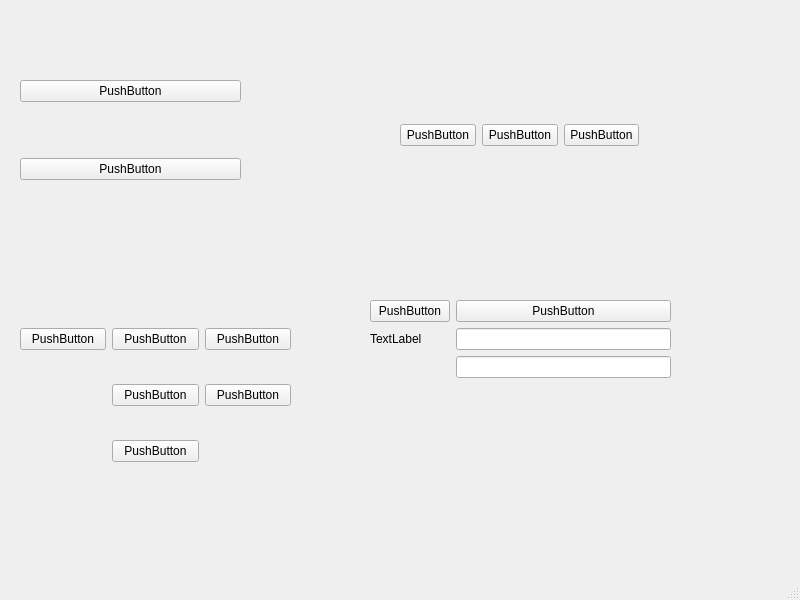
<?xml version="1.0" encoding="UTF-8"?>
<ui version="4.0">
 <class>MainWindow</class>
 <widget class="QMainWindow" name="MainWindow">
  <property name="geometry">
   <rect>
    <x>0</x>
    <y>0</y>
    <width>800</width>
    <height>600</height>
   </rect>
  </property>
  <property name="windowTitle">
   <string>MainWindow</string>
  </property>
  <widget class="QWidget" name="centralwidget">
   <widget class="QWidget" name="verticalLayoutWidget">
    <property name="geometry">
     <rect>
      <x>20</x>
      <y>30</y>
      <width>221</width>
      <height>201</height>
     </rect>
    </property>
    <layout class="QVBoxLayout" name="verticalLayout">
     <item>
      <widget class="QPushButton" name="pushButton_2">
       <property name="text">
        <string>PushButton</string>
       </property>
      </widget>
     </item>
     <item>
      <widget class="QPushButton" name="pushButton">
       <property name="text">
        <string>PushButton</string>
       </property>
      </widget>
     </item>
    </layout>
   </widget>
   <widget class="QWidget" name="horizontalLayoutWidget">
    <property name="geometry">
     <rect>
      <x>400</x>
      <y>30</y>
      <width>239</width>
      <height>211</height>
     </rect>
    </property>
    <layout class="QHBoxLayout" name="horizontalLayout">
     <item>
      <widget class="QPushButton" name="pushButton_4">
       <property name="text">
        <string>PushButton</string>
       </property>
      </widget>
     </item>
     <item>
      <widget class="QPushButton" name="pushButton_3">
       <property name="text">
        <string>PushButton</string>
       </property>
      </widget>
     </item>
     <item>
      <widget class="QPushButton" name="pushButton_5">
       <property name="text">
        <string>PushButton</string>
       </property>
      </widget>
     </item>
    </layout>
   </widget>
   <widget class="QWidget" name="gridLayoutWidget">
    <property name="geometry">
     <rect>
      <x>20</x>
      <y>300</y>
      <width>271</width>
      <height>191</height>
     </rect>
    </property>
    <layout class="QGridLayout" name="gridLayout">
     <item row="1" column="1">
      <widget class="QPushButton" name="pushButton_9">
       <property name="text">
        <string>PushButton</string>
       </property>
      </widget>
     </item>
     <item row="0" column="0">
      <widget class="QPushButton" name="pushButton_6">
       <property name="text">
        <string>PushButton</string>
       </property>
      </widget>
     </item>
     <item row="0" column="1">
      <widget class="QPushButton" name="pushButton_7">
       <property name="text">
        <string>PushButton</string>
       </property>
      </widget>
     </item>
     <item row="1" column="2">
      <widget class="QPushButton" name="pushButton_10">
       <property name="text">
        <string>PushButton</string>
       </property>
      </widget>
     </item>
     <item row="0" column="2">
      <widget class="QPushButton" name="pushButton_8">
       <property name="text">
        <string>PushButton</string>
       </property>
      </widget>
     </item>
     <item row="2" column="1">
      <widget class="QPushButton" name="pushButton_11">
       <property name="text">
        <string>PushButton</string>
       </property>
      </widget>
     </item>
    </layout>
   </widget>
   <widget class="QWidget" name="formLayoutWidget">
    <property name="geometry">
     <rect>
      <x>370</x>
      <y>300</y>
      <width>301</width>
      <height>191</height>
     </rect>
    </property>
    <layout class="QFormLayout" name="formLayout">
     <property name="labelAlignment">
      <set>Qt::AlignBottom|Qt::AlignLeading|Qt::AlignLeft</set>
     </property>
     <item row="0" column="0">
      <widget class="QPushButton" name="pushButton_12">
       <property name="text">
        <string>PushButton</string>
       </property>
      </widget>
     </item>
     <item row="0" column="1">
      <widget class="QPushButton" name="pushButton_13">
       <property name="text">
        <string>PushButton</string>
       </property>
      </widget>
     </item>
     <item row="1" column="1">
      <widget class="QLineEdit" name="lineEdit"/>
     </item>
     <item row="1" column="0">
      <widget class="QLabel" name="label">
       <property name="text">
        <string>TextLabel</string>
       </property>
      </widget>
     </item>
     <item row="2" column="1">
      <widget class="QLineEdit" name="lineEdit_2"/>
     </item>
    </layout>
   </widget>
  </widget>
  <widget class="QMenuBar" name="menubar">
   <property name="geometry">
    <rect>
     <x>0</x>
     <y>0</y>
     <width>800</width>
     <height>22</height>
    </rect>
   </property>
  </widget>
  <widget class="QStatusBar" name="statusbar"/>
 </widget>
 <resources/>
 <connections/>
</ui>
